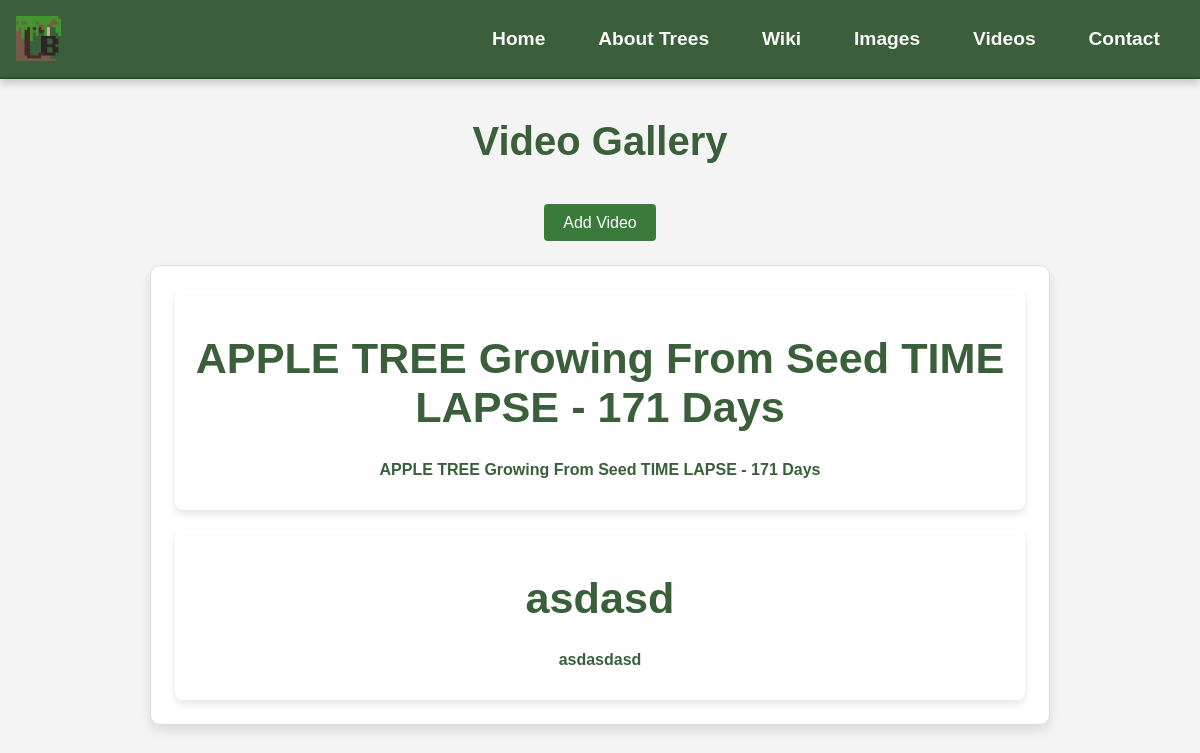
/Videos/, run on the app's committed database.
### app/models.py (models this page shows, shortened)
class Video(models.Model):
    title = models.CharField(max_length=100)
    video_file = models.FileField()
    description = models.TextField()

### app/views.py (the view)
# urls.py: path('Videos/', VideoListView.as_view(), name='Video_list'),
class VideoListView(ListView):
    model = Video
    template_name = 'app/video_list.html'
    context_object_name = 'videos'

### app/templates/app/Video_list.html
{% extends 'app/Base.html' %}
{% load static %}
{% block content %}
    <h1>Video Gallery</h1>
    <div class="btn_center">
        <a href="{% url 'Video' %}" class="addvid_btn">Add Video</a>
    </div>
    {% if videos %}
        <div class="video_gallery">
            {% for video in videos %}
                <div class="video_item">
                    <h2>
                        <a href="{% url 'Video_comment' video.pk %}">{{ video.title }}</a>
                    </h2>
                    {% if video.description %}
                        <p>{{ video.description }}</p>
                    {% endif %}
                </div>
            {% endfor %}
        </div>
    {% else %}
        <div class="no_video_container">
            <p>No Videos Found</p>
        </div>
    {% endif %}
{% endblock content %}

### static/css/base.css (style rules this page uses)
* { padding: 0; box-sizing: border-box; }
html, body { height: 100%; margin: 0; background-color: #f4f4f4; font-family: 'Gill Sans', 'Gill Sans MT', Calibri, 'Trebuchet MS', Arial, sans-serif; color: #333; }
h1, h2 { color: #3a5f3a; text-align: center; margin: 1em 0; }
h1 { font-size: 2.5em; }
h2 { font-size: 1.8em; }
a { color: #3a5f3a; text-decoration: none; }
.video_gallery { background-color: #ffffff; margin: 1.5em auto; padding: 1.5em; border: 1px solid #ddd; border-radius: 10px; max-width: 900px; box-shadow: 0 6px 12px rgba(0, 0, 0, 0.1); text-align: center; display: grid; gap: 20px; }
.video_item { background: #fff; padding: 15px; border-radius: 8px; box-shadow: 0 4px 8px rgba(0, 0, 0, 0.1); transition: transform 0.2s ease-in-out; }
.video_item p { font-size: 1em; font-weight: bold; color: #3a5f3a; }
.video_item a { font-size: 1.5em; font-weight: bold; color: #3a5f3a; }
.btn_center { display: flex; justify-content: center; align-items: center; }
a.wikiadd_btn, a.addvid_btn, a.imgadd_btn { display: inline-flex; padding: 0.6em 1.2em; font-size: 1em; cursor: pointer; border-radius: 4px; background-color: #3a7a3a; color: #ffffff; text-align: center; text-decoration: none; border: none; transition: background-color 0.3s ease, transform 0.1s ease; }

### data on the page
Video: title "APPLE TREE Growing From Seed TIME LAPSE - 171 Days", description "APPLE TREE Growing From Seed TIME LAPSE - 171 Days"
Video: title "asdasd", description "asdasdasd"
